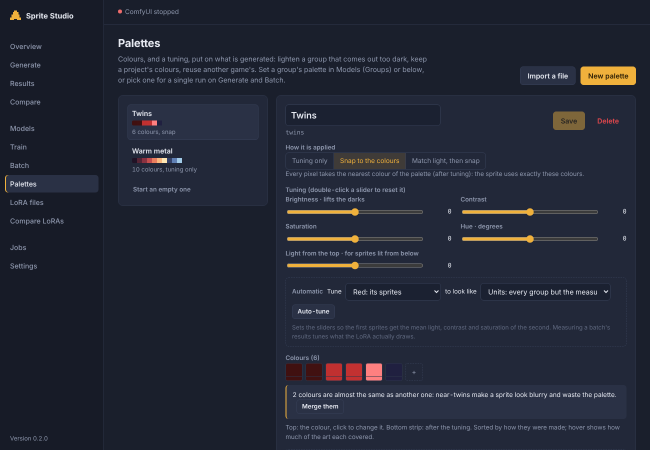
#> input picture pal_twins.png, 1300 x 900 px (shown at 1/2 size)
$ python -i pxmesh.py   (imports and definitions only)
#> lines starting #> are read from the running program, lines starting #| are printed output that depends on the picture; after the words box and inside, x2 and y2 are one past the last pixel; in counts of white or black regions, pixels touching at a corner belong together
### scripts/pxtool.py
#!/usr/bin/env python3
"""pxtool: image helpers of Sprite Studio (pixel grid, clean-up, colours, palettes).

  pxtool.py describe <sprite>... [--glows] [--neutral]   colour words for the prompt
  pxtool.py init     <sprite> <out.png> [--size 64] [--mask MASK] [--canvas 512]
  pxtool.py post     <render.png> <out.png> [--size 128] [--grid INIT.json] [--mirror auto --orig SPRITE]
                     [--max-colours 64] [--outline-style dark|selective] [--edge 0.5] [--no-outline] [--min-part 0.004] [--key-tol 70]
                     [--keep-green] [--no-tidy] [--keep-mask MASK --base SPRITE] [--legacy --margin 2]
  pxtool.py sheet    <out.png> <folder>... [--cell 160]
  pxtool.py palette-extract | palette-apply | palette-autotune | palette-words | palette-export

`init` puts a sprite on the flat green background the LoRA was trained on,
scaled up by a whole factor (512 // size: 8 for 64 px, 4 for 128 px), to
start a generation from; it writes the pixel grid next to it.

`post` turns a render into a sprite: the green background removed by
flood fill from the border (so light pixels of the sprite stay), green shadows and
edge blends removed, holes inside the sprite filled, small loose specks
dropped (real side parts kept), the render's own colours kept (256 at most, 64 by default),
one sprite pixel per block of the pixel grid (majority vote, the grid's
phase matched to the render), lone pixels tidied, a dark outline, an optional mirror. It also writes
a 4x preview and prints the sprite-standard checks.

`sheet` lays out an original and its variants for comparison. The palette-*
commands make, apply and export the palettes of the web app (see below).

Needs numpy, pillow, scipy.
"""

import argparse
import colorsys
import json
import math
import os
import re
import sys
from collections import Counter

import numpy as np
from PIL import Image
from scipy import ndimage

# The flat background the LoRA was trained on, removed after generation.
KEY = "#00ff00"


def hex_to_rgb(h):
    h = h.strip().lstrip("#")
    return tuple(int(h[i : i + 2], 16) for i in (0, 2, 4))


def rgb_to_hex(c):
    return "#{:02x}{:02x}{:02x}".format(*tuple(int(v) for v in c[:3]))


# [28 lines left out: functions opaque_colours, _quantize, not called in this run]


def _is_glow(c):
    return _sat(c) > 0.45 and _val(c) > 0.45


MAX_COLOURS = 256  # the most colours a palette or a clean-up can hold
STANDARD_COLOURS = 64  # the usual sprite limit (the default; the standard check is relaxed above it)


# [16 lines left out: function palette_of, not called in this run]


def _hsv(c):
    return colorsys.rgb_to_hsv(*(v / 255.0 for v in c))


def _sat(c):
    return _hsv(c)[1]


def _val(c):
    return _hsv(c)[2]


# [24 lines left out: function hue_name, not called in this run]


def _family(c):
    return hue_name(c).replace("dark ", "").replace("light ", "")


# [86 lines left out: functions describe_glows, sheet, describe, describe_counts, not called in this run]


# ---------------------------------------------------------------- palettes
#
# A palette is a JSON file: {"id", "label", "colours": ["#rrggbb", ...],
# "weights": [n, ...] (how much of the art each colour is, optional),
# "tune": {"hue", "saturation", "brightness", "contrast"} (-100..100, hue in
# degrees), "mode": "tune" | "snap" | "match", "words": true (colour words of
# the prompt from the palette)}. Applied to a finished sprite:
#   tune   the sprite's own colours, only adjusted by the tuning;
#   snap   every pixel takes the nearest colour of the (tuned) palette;
#   match  the sprite's light and shade are first spread like the palette's
#          (a dark render gets the palette's brightness), then snapped.
# The web app's preview (app.js applyPalette) does the same arithmetic: keep
# the two in step.

TUNE_KEYS = ("hue", "saturation", "brightness", "contrast")


# [84 lines left out: functions load_palette, extract_palette, tune_rgb, not called in this run]


def _lum(rgb):
    return rgb[..., 0] * 0.299 + rgb[..., 1] * 0.587 + rgb[..., 2] * 0.114


# [180 lines left out: functions relight, apply_palette, _opaque_pixels, colour_stats, auto_tune, palette_words and 3 more, not called in this run]


def fit_sprite(im, size):
    """The sprite on a size x size canvas: kept as it is when it already has
    that size, otherwise its content scaled (nearest) to fill about 88 % of
    it, like the project's own sprites."""
    if max(im.size) == size:
        return im
    box = im.getbbox() or (0, 0, im.width, im.height)
    im = im.crop(box)
    fit = size - 2 * max(1, round(size * 0.06))
    s = fit / max(im.size)
    im = im.resize((max(1, round(im.width * s)), max(1, round(im.height * s))), Image.Resampling.NEAREST)
    out = Image.new("RGBA", (size, size), (0, 0, 0, 0))
    out.alpha_composite(im, ((size - im.width) // 2, (size - im.height) // 2))
    return out


def grid_for(w, h, canvas=512, scale=None):
    k = scale or pixel_scale(max(w, h), canvas)
    return {"k": k, "w": w, "h": h, "ox": (canvas - w * k) // 2, "oy": (canvas - h * k) // 2, "canvas": canvas}


# [68 lines left out: functions prepare_init, _snap, _key_like, not called in this run]


def _luma(rgb):
    f = rgb.astype(float)
    return 0.299 * f[..., 0] + 0.587 * f[..., 1] + 0.114 * f[..., 2]


# [513 lines left out: functions _symmetric, _tidy, _grid_sample, _legacy_fit, flatten_background, tile_post and 2 more, not called in this run]


# [2 lines that do not run on import are left out]

### scripts/pxmesh.py
#!/usr/bin/env python3
"""pxmesh: a top-down sprite seen from a tilted camera (a "3/4 view").

  pxmesh.py render  <sprite> <out.png> [--size 64] [--tilt 45] [--yaw 0] [--thickness 0.12]
                    [--detail 0.15] [--palette P] [--max-colours 64] [--raw RAW.png]
  pxmesh.py dataset <folder> <out-folder> [--yaws 0,90,180,270] [same options]
  pxmesh.py mesh    <sprite> <out.glb> [--size 128] [--triangles 5000] [--thickness 0.12] [--detail 0.15]
                    [--base 0.03] [--scale S] [--unlit]

The sprite is read as a relief: its silhouette gives the outline, the distance
from the edge gives a rounded hull, and the light of its pixels adds a little
surface detail. The relief is drawn by a small z-buffer from a camera tilted
`--tilt` degrees from straight above (0: the original top-down view, 90: from
the side), after turning the ship `--yaw` degrees. The top keeps the sprite's
own colours, the sides are the same colours, darker. The render is then read
back into a sprite by `pxtool.post` (pixel grid, at most `--max-colours`
colours, outline, optional palette), so the result follows the same sprite
standard as what the generator makes.

`dataset` renders every sprite of a folder at each yaw. The files are named
`<sprite>_yaw<n>.png`; import them into a new model to train a LoRA for the
3/4 view (the original LoRA is untouched).

`mesh` makes a closed low-poly 3D model instead (a binary glTF, `.glb`, which Godot, Blender and most engines
open): the same relief, its outline simplified and its top triangulated down to about `--triangles` triangles
in all (top, flat bottom and walls; any number from 100 to 200000, the upper limit set by the environment variable
`PX_MESH_MAX_TRIANGLES`; a sprite has only so many pixels, so a small one stops short of a very large number: give
`--size` a larger value to fit it to a finer grid), textured with the sprite itself, nearest-neighbour filtered, so the palette
stays exact. Flat shaded, +y up, the ship's nose toward -z, about one unit long (`--scale` units per sprite
pixel). `--unlit` marks the material unlit (`KHR_materials_unlit`) for a flat pixel-art look.

Not a generator: the far side and the underside are never drawn, the relief
is a guess from one view. Fine parts that stick out (antennas, guns) stay
flat. Needs numpy, pillow, scipy.
"""

import argparse
import json
import math
import os
import sys

import numpy as np
from PIL import Image
from scipy import ndimage

sys.path.insert(0, os.path.dirname(os.path.abspath(__file__)))
import pxtool  # noqa: E402

CANVAS = 512
MIN_TRIANGLES = 100
# The most triangles one model may ask for. The default is far above what a game wants for one ship and far below what
# a card cannot draw; set PX_MESH_MAX_TRIANGLES for your own card and scene.
MAX_TRIANGLES = int(os.environ.get("PX_MESH_MAX_TRIANGLES", "200000"))
SIDE_SHADE = 0.6  # how dark the sides of the hull are against the top


def relief(rgba, thickness=0.12, detail=0.15):
    """Height of every pixel, in sprite pixels: a rounded hull from the
    distance to the silhouette's edge, plus the sprite's own light as detail.
    thickness: the hull's height as a share of the sprite's size, detail: the
    light's share of that height."""
    a = rgba[..., 3] >= 128
    h, w = a.shape
    top = max(1.0, thickness * max(h, w))
    dt = ndimage.distance_transform_edt(a)
    radius = max(2.0, 0.25 * max(h, w))
    t = np.clip(dt / radius, 0, 1)
    z = top * np.sqrt(1 - (1 - t) ** 2)  # a circular profile: steep at the edge, flat on top
    if detail and a.any():
        rgb = rgba[..., :3].astype(float)
        lum = (0.299 * rgb[..., 0] + 0.587 * rgb[..., 1] + 0.114 * rgb[..., 2]) / 255
        z = z + detail * top * (lum - lum[a].mean()) * 2
    return np.where(a, np.maximum(z, 0.5), 0.0)


# [91 lines left out: functions turn, draw, render, dataset, not called in this run]


# --- 3D mesh -------------------------------------------------------------------------------------------------------


def check_triangles(n):
    """`n` as a whole number of triangles, or a ValueError saying the allowed range."""
    n = int(n)
    if not MIN_TRIANGLES <= n <= MAX_TRIANGLES:
        raise ValueError(
            f"triangles must be between {MIN_TRIANGLES} and {MAX_TRIANGLES} (got {n}); "
            "PX_MESH_MAX_TRIANGLES changes the upper limit"
        )
    return n


def _loops(mask):
    """The outlines of a mask as closed loops of pixel corners (x, y), found by following the pixel edges."""
    m = np.pad(mask, 1)
    inner = m[1:-1, 1:-1]
    edges = {}
    sides = (  # the neighbour to test, and the edge's two corners, going round each pixel clockwise
        (m[:-2, 1:-1], (0, 0), (1, 0)),
        (m[1:-1, 2:], (1, 0), (1, 1)),
        (m[2:, 1:-1], (1, 1), (0, 1)),
        (m[1:-1, :-2], (0, 1), (0, 0)),
    )
    for nb, a, b in sides:
        ys, xs = np.nonzero(inner & ~nb)
        for y, x in zip(ys.tolist(), xs.tolist(), strict=True):
            edges.setdefault((x + a[0], y + a[1]), []).append((x + b[0], y + b[1]))
    loops = []
    while edges:
        start = next(iter(edges))
        loop, cur = [start], start
        while cur in edges:
            nxt = edges[cur].pop()
            if not edges[cur]:
                del edges[cur]
            if nxt == start and start not in edges:
                break
            loop.append(nxt)
            cur = nxt
        loops.append(np.array(loop, float))
    return loops


def _dp(pts, tol):
    """Douglas-Peucker on an open polyline: the indices kept."""
    keep = np.zeros(len(pts), bool)
    keep[[0, -1]] = True
    stack = [(0, len(pts) - 1)]
    while stack:
        i, j = stack.pop()
        if j <= i + 1:
            continue
        d = pts[j] - pts[i]
        n = math.hypot(*d)
        seg = pts[i + 1 : j] - pts[i]
        dist = np.hypot(*seg.T) if n == 0 else np.abs(seg[:, 0] * d[1] - seg[:, 1] * d[0]) / n
        k = int(dist.argmax())
        if dist[k] > tol:
            keep[i + 1 + k] = True
            stack += [(i, i + 1 + k), (i + 1 + k, j)]
    return np.nonzero(keep)[0]


def _simplify(loop, tol):
    """A closed loop with the points that straighten it within `tol` pixels dropped."""
    if len(loop) < 4:
        return loop
    far = int(np.hypot(*(loop - loop[0]).T).argmax())
    first, second = loop[: far + 1], np.vstack([loop[far:], loop[:1]])
    a = first[_dp(first, tol)]
    b = second[_dp(second, tol)]
    return np.vstack([a[:-1], b[:-1]])


def _triangulate(mask, dt, loops, tol, step):
    """Triangles over the sprite: the outline simplified to `tol`, plus a grid of inner points every `step` pixels."""
    from scipy.spatial import Delaunay

    pts = [_simplify(lp, tol) for lp in loops]
    if step:
        gy, gx = np.mgrid[step / 2 : mask.shape[0] : step, step / 2 : mask.shape[1] : step]
        gy, gx = gy.ravel(), gx.ravel()
        iy, ix = gy.astype(int), gx.astype(int)
        ok = mask[iy, ix] & (dt[iy, ix] >= max(1.5, 0.6 * step))
        pts.append(np.stack([gx[ok], gy[ok]], axis=1))
    p = np.unique(np.vstack(pts), axis=0)
    if len(p) < 3:
        return p, np.zeros((0, 3), int)
    tri = Delaunay(p).simplices
    c = p[tri].mean(axis=1)
    inside = mask[
        np.clip(c[:, 1].astype(int), 0, mask.shape[0] - 1), np.clip(c[:, 0].astype(int), 0, mask.shape[1] - 1)
    ]
    return p, tri[inside]


def mesh_of(rgba, triangles=5000):
    """The points and top triangles of a closed mesh of about `triangles` triangles in all (the top, the same flat
    bottom and the walls). The top is a Delaunay triangulation of the simplified outline and a grid of inner
    points; the grid is made as fine as the budget allows."""
    mask = rgba[..., 3] >= 128
    dt = ndimage.distance_transform_edt(mask)
    loops = _loops(mask)

    def total(tri):
        return 2 * len(tri) + 2 * len(_boundary(tri))

    def clean(found):
        return found[0], _unpinch(found[0], _face_up(found[0], found[1]))

    for tol in (0.5, 0.8, 1.2, 2.0, 3.0, 5.0):  # the finest outline whose triangles alone fit the budget
        best = clean(_triangulate(mask, dt, loops, tol, 0))
        if total(best[1]) > triangles:
            continue
        lo, hi = 1.0, float(max(mask.shape))
        for _ in range(14):
            mid = (lo + hi) / 2
            found = clean(_triangulate(mask, dt, loops, tol, mid))
            if total(found[1]) > triangles:
                lo = mid
            else:
                hi, best = mid, found
        return best
    return clean(_triangulate(mask, dt, loops, 5.0, 0))


def _face_up(p, tri):
    """The triangles turned all the same way, the one that makes the top face up (see build_mesh)."""
    a, b, c = p[tri[:, 0]], p[tri[:, 1]], p[tri[:, 2]]
    cross = (b[:, 0] - a[:, 0]) * (c[:, 1] - a[:, 1]) - (b[:, 1] - a[:, 1]) * (c[:, 0] - a[:, 0])
    return np.where((cross > 0)[:, None], tri[:, [0, 2, 1]], tri)


def _unpinch(p, tri):
    """Triangles removed where the outline touches itself at a point (two parts meeting at a vertex), the smallest
    one at that vertex first, so the walls never share an edge between two parts."""
    for _ in range(len(tri)):
        edges = _boundary(tri)
        count = np.bincount(edges[:, 0], minlength=len(p))
        pinch = np.nonzero(count > 1)[0]
        if not len(pinch):
            break
        near = np.nonzero((tri == pinch[0]).any(axis=1))[0]
        a, b, c = (p[tri[near, i]] for i in range(3))
        area = np.abs((b[:, 0] - a[:, 0]) * (c[:, 1] - a[:, 1]) - (b[:, 1] - a[:, 1]) * (c[:, 0] - a[:, 0]))
        tri = np.delete(tri, near[int(area.argmin())], axis=0)
    return tri


def _boundary(tri):
    """The directed edges that belong to one triangle only, as (n, 2) vertex indices."""
    e = np.concatenate([tri[:, [0, 1]], tri[:, [1, 2]], tri[:, [2, 0]]])
    key = np.sort(e, axis=1)
    _, inv, cnt = np.unique(key, axis=0, return_inverse=True, return_counts=True)
    return e[cnt[inv.ravel()] == 1]


def _uvs(p, mask):
    """Texture coordinates of points in sprite pixels. A point on the outline may lie on a transparent pixel (the
    outline runs along pixel corners), so it takes the centre of the nearest opaque one instead."""
    h, w = mask.shape
    _, (ny, nx) = ndimage.distance_transform_edt(~mask, return_indices=True)
    iy = np.clip(p[:, 1].astype(int), 0, h - 1)
    ix = np.clip(p[:, 0].astype(int), 0, w - 1)
    out = ~mask[iy, ix]
    x, y = p[:, 0].copy(), p[:, 1].copy()
    x[out], y[out] = nx[iy[out], ix[out]] + 0.5, ny[iy[out], ix[out]] + 0.5
    return np.stack([x / w, y / h], axis=1)


def build_mesh(rgba, z, triangles=5000, base=0.0, scale=None):
    """Flat-shaded triangles of a closed mesh: (positions (n, 3, 3), normals (n, 3), uvs (n, 3, 2)).
    x to the right, y up, z toward the bottom of the sprite (its nose is at -z); `scale` units per sprite pixel."""
    h, w = z.shape
    scale = scale or 1.0 / max(h, w)
    p, tri = mesh_of(rgba, triangles)
    from scipy.ndimage import map_coordinates

    height = map_coordinates(z, [p[:, 1] - 0.5, p[:, 0] - 0.5], order=1, mode="nearest") + base
    top = np.stack([(p[:, 0] - w / 2) * scale, height * scale, (p[:, 1] - h / 2) * scale], axis=1)
    flat = top.copy()
    flat[:, 1] = 0.0
    uv = _uvs(p, rgba[..., 3] >= 128)
    edges = _boundary(tri)
    tris, uvs = [top[tri]], [uv[tri]]
    tris.append(flat[tri[:, [0, 2, 1]]])  # the bottom, seen from below
    uvs.append(uv[tri[:, [0, 2, 1]]])
    u, v = edges[:, 0], edges[:, 1]  # walls: (top u, bottom u, bottom v) and (top u, bottom v, top v)
    tris += [np.stack([top[u], flat[u], flat[v]], axis=1), np.stack([top[u], flat[v], top[v]], axis=1)]
    uvs += [np.stack([uv[u], uv[u], uv[v]], axis=1), np.stack([uv[u], uv[v], uv[v]], axis=1)]
    pos, uvs = np.concatenate(tris), np.concatenate(uvs)
    n = np.cross(pos[:, 1] - pos[:, 0], pos[:, 2] - pos[:, 0])
    length = np.linalg.norm(n, axis=1)
    keep = length > 1e-12  # a wall where the hull is flat has no area
    n = n[keep] / length[keep, None]
    return pos[keep], n, uvs[keep]


def write_glb(path, pos, nrm, uvs, png, unlit=False):
    """A binary glTF 2.0 file: one flat-shaded mesh, the sprite as its texture with nearest-neighbour filtering."""
    import struct

    n = len(pos)
    arrays = [
        pos.reshape(-1, 3).astype("<f4").tobytes(),
        np.repeat(nrm, 3, axis=0).astype("<f4").tobytes(),
        uvs.reshape(-1, 2).astype("<f4").tobytes(),
        png,
    ]
    views, off = [], 0
    blob = b""
    for i, a in enumerate(arrays):
        views.append({"buffer": 0, "byteOffset": off, "byteLength": len(a), **({"target": 34962} if i < 3 else {})})
        pad = (-len(a)) % 4
        blob += a + b"\0" * pad
        off += len(a) + pad
    flat = pos.reshape(-1, 3)
    mat = {"pbrMetallicRoughness": {"baseColorTexture": {"index": 0}, "metallicFactor": 0.0, "roughnessFactor": 1.0}}
    doc = {
        "asset": {"version": "2.0", "generator": "Sprite Studio pxmesh"},
        "scene": 0,
        "scenes": [{"nodes": [0]}],
        "nodes": [{"mesh": 0}],
        "meshes": [{"primitives": [{"attributes": {"POSITION": 0, "NORMAL": 1, "TEXCOORD_0": 2}, "material": 0}]}],
        "materials": [mat],
        "textures": [{"sampler": 0, "source": 0}],
        "samplers": [{"magFilter": 9728, "minFilter": 9728, "wrapS": 33071, "wrapT": 33071}],
        "images": [{"bufferView": 3, "mimeType": "image/png"}],
        "accessors": [
            {
                "bufferView": 0,
                "componentType": 5126,
                "count": n * 3,
                "type": "VEC3",
                "min": flat.min(axis=0).tolist(),
                "max": flat.max(axis=0).tolist(),
            },
            {"bufferView": 1, "componentType": 5126, "count": n * 3, "type": "VEC3"},
            {"bufferView": 2, "componentType": 5126, "count": n * 3, "type": "VEC2"},
        ],
        "bufferViews": views,
        "buffers": [{"byteLength": len(blob)}],
    }
    if unlit:
        mat["extensions"] = {"KHR_materials_unlit": {}}
        doc["extensionsUsed"] = ["KHR_materials_unlit"]
    js = json.dumps(doc, separators=(",", ":")).encode()
    js += b" " * ((-len(js)) % 4)
    total = 12 + 8 + len(js) + 8 + len(blob)
    with open(path, "wb") as fh:
        fh.write(struct.pack("<III", 0x46546C67, 2, total))
        fh.write(struct.pack("<II", len(js), 0x4E4F534A) + js)
        fh.write(struct.pack("<II", len(blob), 0x004E4942) + blob)


def mesh(src, dst, size=128, triangles=5000, thickness=0.12, detail=0.15, base=0.03, unlit=False, scale=None):
    """A top-down sprite as a closed low-poly 3D model (.glb) of about `triangles` triangles, textured with the
    sprite itself. base: a rim of this share of the size under the whole hull, so its edge is a wall, not a knife."""
#> called with src = '../pal_twins.png', dst = 'out.png', size = 128, triangles = 5000, thickness = 0.12, detail = 0.15, base = 0.03, unlit = False
    import io

    triangles = check_triangles(triangles)
    im = pxtool.fit_sprite(Image.open(src).convert("RGBA"), size)
#> in fit_sprite, `box = im.getbbox() or (0, 0, im.width, im.height)`: box = (0, 0, 1300, 900)
#> in fit_sprite, `out.alpha_composite(im, ((size - im.width) // 2, (size - im.height) //..`:
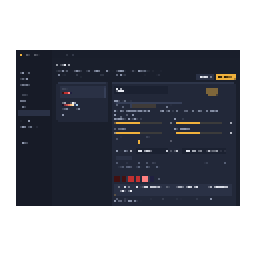
#> out: PIL image 128x128 RGBA (shown 2 times larger); mean R, G, B, A 19.1, 21.3, 28.5, 136; transparent parts drawn white
    rgba = np.array(im)
    z = relief(rgba, thickness, detail)
#> in relief, `a = rgba[..., 3] >= 128`:
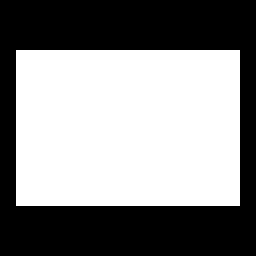
#> a: shape (128, 128) bool (shown 2 times larger); 53.3% white; 1 black region, box (x1, y1, x2, y2) and area: (0, 0, 128, 128) 7648
#> in relief, `dt = ndimage.distance_transform_edt(a)`:
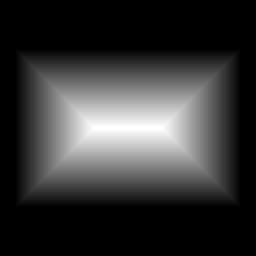
#> dt: shape (128, 128) float64 (shown 2 times larger); min 0, max 39, mean 8.3; drawn with min black and max white
#> in relief, `t = np.clip(dt / radius, 0, 1)`:
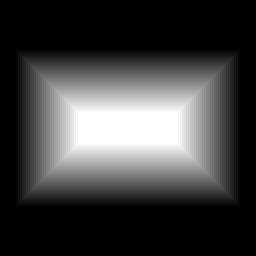
#> t: shape (128, 128) float64 (shown 2 times larger); min 0, max 1, mean 0.253
#> in relief, `rgb = rgba[..., :3].astype(float)`:
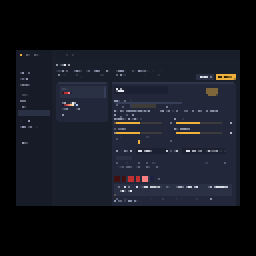
#> rgb: shape (128, 128, 3) float64 (shown 2 times larger); mean R, G, B 19.1, 21.3, 28.5
#> in relief, `z = z + detail * top * (lum - lum[a].mean()) * 2`:
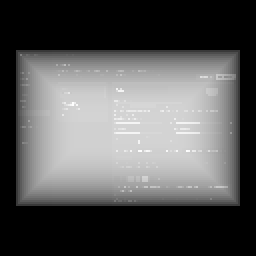
#> z: shape (128, 128) float64 (shown 2 times larger); min -0.726, max 18.71, mean 5.91; drawn with min black and max white
    pos, nrm, uvs = build_mesh(rgba, z, triangles, base=base * max(im.size), scale=scale)
#> in _loops, `m = np.pad(mask, 1)`:
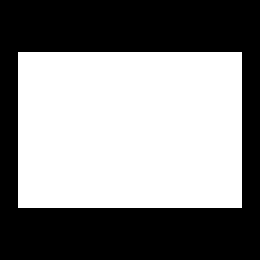
#> m: shape (130, 130) bool (shown 2 times larger); 51.7% white; 1 black region, box (x1, y1, x2, y2) and area: (0, 0, 130, 130) 8164
#> the loop in _loops, `for nb, a, b in sides:` made 4 passes
#> (a, b) on passes 1 to 4: ((0, 0), (1, 0)), ((1, 0), (1, 1)), ((1, 1), (0, 1)), ((0, 1), (0, 0))
#> after the loop in _loops, `for nb, a, b in sides:`: edges = 380 items
#> (the rest of the program and of its run is left out)
